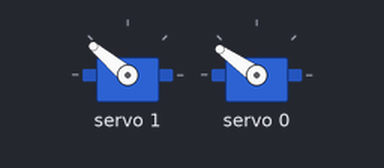
Recording of a sketch running on a simulated Arduino Uno, built with avr-gcc and run on an emulated ATmega328P. On the bench: 2 × servo.

Above: at 0.05 s.
At 1.05 s:
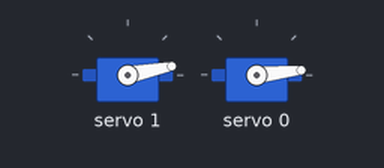
At 2.0 s:
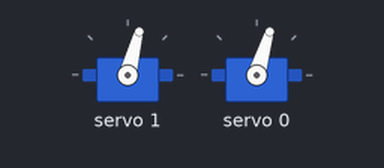
Timing chart, 0 to 4.6 s (numbered marks = the images above):
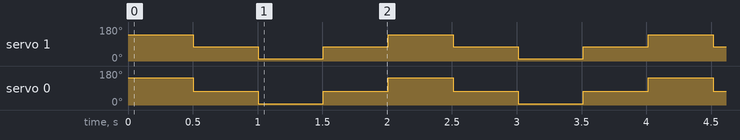

Measured:
- by itself, servo 1: repeats every 2.0 s: 11° 0.50 s, 75° 0.50 s, 140° 0.50 s, 75° 0.50 s
- by itself, servo 0: repeats every 2.0 s: 6° 0.50 s, 73° 0.50 s, 145° 0.50 s, 73° 0.50 s

The sketch:

PCA_sg90-HV.ino
```cpp
#include<Wire.h>
#include <PCA9685.h> //PCA9685用ヘッダーファイル

PCA9685 pwm = PCA9685(0x40);    //PCA9685のアドレス指定

#define SERVOMIN 150            //最小パルス幅
#define SERVOMAX 500            //最大パルス幅500→2400に改変

void setup() {
 pwm.begin();                   //初期設定 (アドレス0x40用)
 pwm.setPWMFreq(50);            //PWM周期を50Hzに設定 (アドレス0x40用)
}

void loop(){
  int i = 0;
  while(i<=10)
  {
    servo_write(1,174);//1が右
    servo_write(0,180);
    delay(500);

    servo_stop();
    delay(500);

    servo_write(1,6);
    servo_write(0,0);
    delay(500);

    servo_stop();
    delay(500);

    i++;
  }
}


void servo_write(int ch, int ang){ //動かすサーボチャンネルと角度を指定
  ang = map(ang, 0, 180, SERVOMIN, SERVOMAX); //角度（0～180）をPWMのパルス幅（150～500）に変換
  pwm.setPWM(ch, 0, ang);
}

void servo_stop(){ //ロボットの移動を停止する
    servo_write(1,89);
    servo_write(0,87);
}
```
